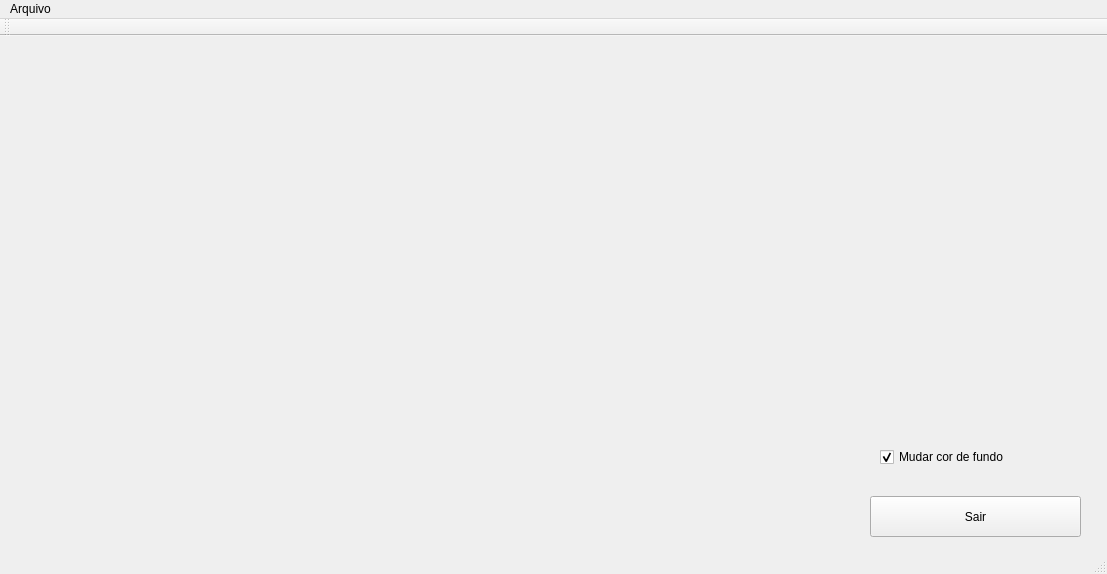
<?xml version="1.0" encoding="UTF-8"?>
<ui version="4.0">
 <class>MainWindow</class>
 <widget class="QMainWindow" name="MainWindow">
  <property name="geometry">
   <rect>
    <x>0</x>
    <y>0</y>
    <width>1107</width>
    <height>574</height>
   </rect>
  </property>
  <property name="focusPolicy">
   <enum>Qt::StrongFocus</enum>
  </property>
  <property name="windowTitle">
   <string>Trabalho CG</string>
  </property>
  <widget class="QWidget" name="centralWidget">
   <widget class="QPushButton" name="pushButton">
    <property name="geometry">
     <rect>
      <x>870</x>
      <y>460</y>
      <width>211</width>
      <height>41</height>
     </rect>
    </property>
    <property name="text">
     <string>Sair</string>
    </property>
   </widget>
   <widget class="QCheckBox" name="checkBox">
    <property name="geometry">
     <rect>
      <x>880</x>
      <y>410</y>
      <width>211</width>
      <height>22</height>
     </rect>
    </property>
    <property name="text">
     <string>Mudar cor de fundo</string>
    </property>
    <property name="checked">
     <bool>true</bool>
    </property>
   </widget>
   <widget class="GLWidget" name="widget" native="true">
    <property name="geometry">
     <rect>
      <x>30</x>
      <y>20</y>
      <width>811</width>
      <height>471</height>
     </rect>
    </property>
    <property name="focusPolicy">
     <enum>Qt::StrongFocus</enum>
    </property>
   </widget>
  </widget>
  <widget class="QMenuBar" name="menuBar">
   <property name="geometry">
    <rect>
     <x>0</x>
     <y>0</y>
     <width>1107</width>
     <height>25</height>
    </rect>
   </property>
   <widget class="QMenu" name="menuFile">
    <property name="title">
     <string>Arquivo</string>
    </property>
    <addaction name="actionOpen"/>
   </widget>
   <addaction name="menuFile"/>
  </widget>
  <widget class="QToolBar" name="mainToolBar">
   <attribute name="toolBarArea">
    <enum>TopToolBarArea</enum>
   </attribute>
   <attribute name="toolBarBreak">
    <bool>false</bool>
   </attribute>
  </widget>
  <widget class="QStatusBar" name="statusBar"/>
  <action name="actionOpen">
   <property name="text">
    <string>Abrir</string>
   </property>
  </action>
  <action name="actionTextura1">
   <property name="text">
    <string>Textura1</string>
   </property>
  </action>
  <action name="actionTextura2">
   <property name="text">
    <string>Textura2</string>
   </property>
  </action>
 </widget>
 <layoutdefault spacing="6" margin="11"/>
 <customwidgets>
  <customwidget>
   <class>GLWidget</class>
   <extends>QWidget</extends>
   <header location="global">glwidget.h</header>
   <container>1</container>
   <slots>
    <slot>toggleBackgroundColor(bool)</slot>
    <slot>showFileOpenDialog()</slot>
    <slot>loadGouraud()</slot>
    <slot>loadPhongCommon()</slot>
    <slot>loadPhongTexture()</slot>
    <slot>loadPhongNormal()</slot>
    <slot>gurro()</slot>
    <slot>fong()</slot>
    <slot>textura()</slot>
    <slot>normal()</slot>
    <slot>teste()</slot>
   </slots>
  </customwidget>
 </customwidgets>
 <resources/>
 <connections>
  <connection>
   <sender>pushButton</sender>
   <signal>clicked()</signal>
   <receiver>MainWindow</receiver>
   <slot>close()</slot>
   <hints>
    <hint type="sourcelabel">
     <x>975</x>
     <y>428</y>
    </hint>
    <hint type="destinationlabel">
     <x>571</x>
     <y>306</y>
    </hint>
   </hints>
  </connection>
  <connection>
   <sender>checkBox</sender>
   <signal>toggled(bool)</signal>
   <receiver>widget</receiver>
   <slot>toggleBackgroundColor(bool)</slot>
   <hints>
    <hint type="sourcelabel">
     <x>495</x>
     <y>128</y>
    </hint>
    <hint type="destinationlabel">
     <x>180</x>
     <y>153</y>
    </hint>
   </hints>
  </connection>
  <connection>
   <sender>actionOpen</sender>
   <signal>triggered()</signal>
   <receiver>widget</receiver>
   <slot>showFileOpenDialog()</slot>
   <hints>
    <hint type="sourcelabel">
     <x>-1</x>
     <y>-1</y>
    </hint>
    <hint type="destinationlabel">
     <x>295</x>
     <y>243</y>
    </hint>
   </hints>
  </connection>
 </connections>
 <slots>
  <slot>toggleBackgroundColor(bool)</slot>
  <slot>showFileOpenDialog()</slot>
 </slots>
</ui>
